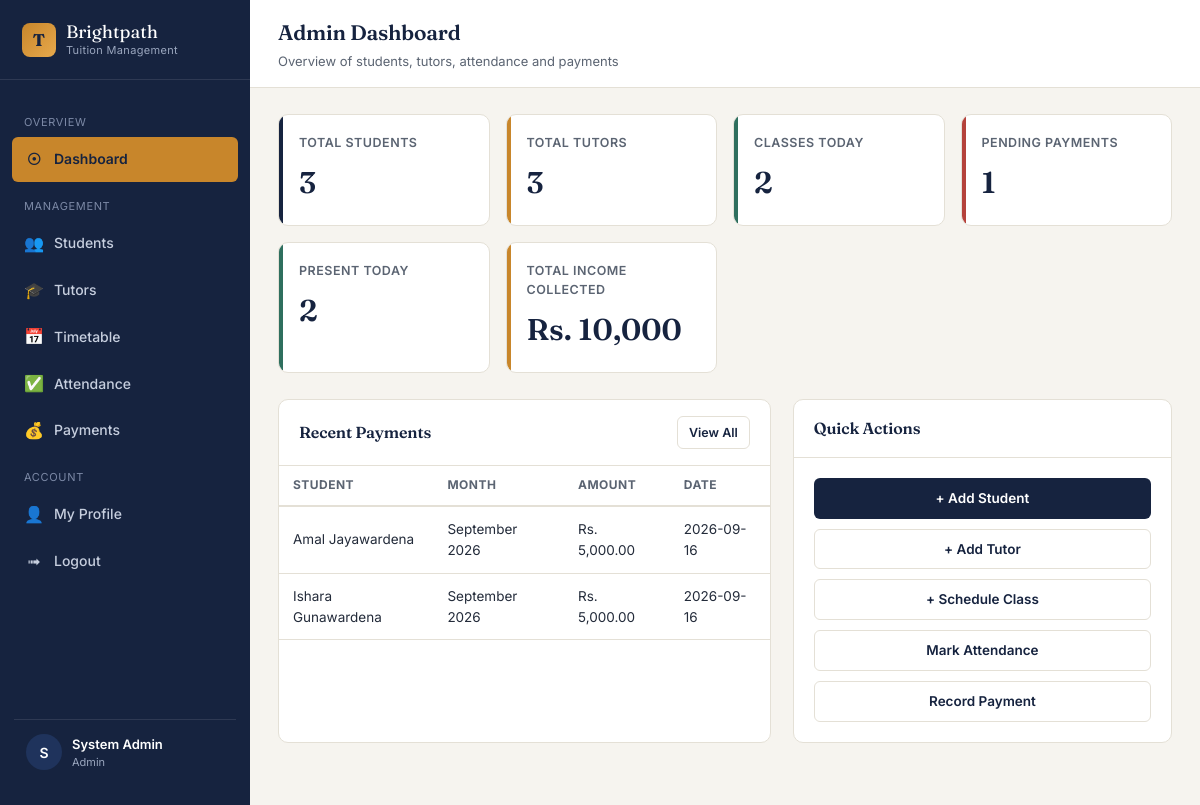
Page /admin/dashboard.php (signed in) on the committed database.
### tables this page shows
CREATE TABLE `payments` (
  `payment_id` INT AUTO_INCREMENT PRIMARY KEY,
  `student_id` INT NOT NULL,
  `amount` DECIMAL(10,2) NOT NULL,
  `month` VARCHAR(20) NOT NULL,
  `payment_date` DATE NOT NULL,
  `status` ENUM('Paid','Pending','Overdue') DEFAULT 'Paid',
  `notes` VARCHAR(255) DEFAULT NULL,
  `created_at` TIMESTAMP DEFAULT CURRENT_TIMESTAMP,
  FOREIGN KEY (`student_id`) REFERENCES `students`(`student_id`) ON DELETE CASCADE
);

CREATE TABLE `students` (
  `student_id` INT AUTO_INCREMENT PRIMARY KEY,
  `first_name` VARCHAR(100) NOT NULL,
  `last_name` VARCHAR(100) NOT NULL,
  `email` VARCHAR(150) NOT NULL UNIQUE,
  `password` VARCHAR(255) NOT NULL,
  `phone` VARCHAR(20) DEFAULT NULL,
  `birthday` DATE DEFAULT NULL,
  `parent_name` VARCHAR(100) DEFAULT NULL,
  `parent_phone` VARCHAR(20) DEFAULT NULL,
  `stream` VARCHAR(100) DEFAULT NULL,
  `subject1` VARCHAR(100) DEFAULT NULL,
  `subject2` VARCHAR(100) DEFAULT NULL,
  `subject3` VARCHAR(100) DEFAULT NULL,
  `al_education` VARCHAR(150) DEFAULT NULL,
  `photo_path` VARCHAR(255) DEFAULT NULL,
  `qr_code` VARCHAR(255) DEFAULT NULL,
  `status` ENUM('Active','Inactive') DEFAULT 'Active',
  `created_at` TIMESTAMP DEFAULT CURRENT_TIMESTAMP
);

### classes/Database.php (called while the page is built, shortened)
<?php
class Database
{
    private static ?Database $instance = null;
    private PDO $connection;
    private function __construct()
    {
        $dsn = "mysql:host=" . DB_HOST . ";dbname=" . DB_NAME . ";charset=" . DB_CHARSET;
        $options = [
            PDO::ATTR_ERRMODE            => PDO::ERRMODE_EXCEPTION,
            PDO::ATTR_DEFAULT_FETCH_MODE => PDO::FETCH_ASSOC,
            PDO::ATTR_EMULATE_PREPARES   => false,
        ];
        try {
            $this->connection = new PDO($dsn, DB_USER, DB_PASS, $options);
        } catch (PDOException $e) {
            die("Database Connection Failed: " . htmlspecialchars($e->getMessage()));
        }
    }
    public static function getInstance(): Database
    {
        if (self::$instance === null) {
            self::$instance = new Database();
        }
        return self::$instance;
    }
    public function select(string $sql, array $params = []): array
    {
        $stmt = $this->connection->prepare($sql);
        $stmt->execute($params);
        return $stmt->fetchAll();
    }
    public function selectOne(string $sql, array $params = []): ?array
    {
        $stmt = $this->connection->prepare($sql);
        $stmt->execute($params);
        $row = $stmt->fetch();
        return $row === false ? null : $row;
    }
}

### classes/User.php (called while the page is built, shortened)
<?php
require_once __DIR__ . '/Database.php';
abstract class User
{
    public function __construct()
    {
        $this->db = Database::getInstance();
    }
}

### classes/Admin.php (called while the page is built, shortened)
<?php
require_once __DIR__ . '/User.php';
class Admin extends User
{
    public function getStats(): array
    {
        $studentCount = $this->db->selectOne("SELECT COUNT(*) AS c FROM students")['c'];
        $tutorCount   = $this->db->selectOne("SELECT COUNT(*) AS c FROM tutors")['c'];
        $classesToday = $this->db->selectOne("SELECT COUNT(*) AS c FROM timetable WHERE class_date = CURDATE()")['c'];
        $pendingPay   = $this->db->selectOne("SELECT COUNT(*) AS c FROM payments WHERE status != 'Paid'")['c'];
        $totalIncome  = $this->db->selectOne("SELECT COALESCE(SUM(amount),0) AS t FROM payments WHERE status = 'Paid'")['t'];
        $presentToday = $this->db->selectOne("SELECT COUNT(*) AS c FROM attendance WHERE date = CURDATE() AND status = 'Present'")['c'];
        return [
            'students'      => (int)$studentCount,
            'tutors'        => (int)$tutorCount,
            'classesToday'  => (int)$classesToday,
            'pendingPay'    => (int)$pendingPay,
            'totalIncome'   => (float)$totalIncome,
            'presentToday'  => (int)$presentToday,
        ];
    }
    public function recentActivity(int $limit = 6): array
    {
        $limit = (int)$limit;
        return $this->db->select(
            "SELECT s.first_name, s.last_name, p.amount, p.month, p.payment_date
             FROM payments p JOIN students s ON s.student_id = p.student_id
             WHERE p.status = 'Paid'
             ORDER BY p.created_at DESC LIMIT {$limit}"
        );
    }
}

### includes/init.php (called while the page is built, shortened)
<?php
require_once __DIR__ . '/../config/database.php';
require_once __DIR__ . '/../classes/Database.php';
require_once __DIR__ . '/../classes/User.php';
require_once __DIR__ . '/../classes/Admin.php';
function e(string $value): string
{
    return htmlspecialchars($value, ENT_QUOTES, 'UTF-8');
}

### admin/dashboard.php (the view, shortened to what this page needs)
<?php
require_once __DIR__ . '/../includes/init.php';
$adminModel = new Admin();
$stats = $adminModel->getStats();
$recent = $adminModel->recentActivity(6);
require_once __DIR__ . '/../includes/dashboard_header.php';
?>
<div class="stat-grid">
  <div class="stat-card c-ink"><div class="stat-bar"></div>
    <div class="stat-label">Total Students</div>
    <div class="stat-value"><?= $stats['students'] ?></div>
  </div>
  <div class="stat-card c-brass"><div class="stat-bar"></div>
    <div class="stat-label">Total Tutors</div>
    <div class="stat-value"><?= $stats['tutors'] ?></div>
  </div>
  <div class="stat-card c-teal"><div class="stat-bar"></div>
    <div class="stat-label">Classes Today</div>
    <div class="stat-value"><?= $stats['classesToday'] ?></div>
  </div>
  <div class="stat-card c-rose"><div class="stat-bar"></div>
    <div class="stat-label">Pending Payments</div>
    <div class="stat-value"><?= $stats['pendingPay'] ?></div>
  </div>
  <div class="stat-card c-teal"><div class="stat-bar"></div>
    <div class="stat-label">Present Today</div>
    <div class="stat-value"><?= $stats['presentToday'] ?></div>
  </div>
  <div class="stat-card c-brass"><div class="stat-bar"></div>
    <div class="stat-label">Total Income Collected</div>
    <div class="stat-value">Rs. <?= number_format($stats['totalIncome'], 0) ?></div>
  </div>
</div>
<div style="display:grid; grid-template-columns: 1.3fr 1fr; gap:22px;">
  <div class="panel">
    <div class="panel-header">
      <h3>Recent Payments</h3>
      <a href="payments.php" class="btn btn-outline btn-sm">View All</a>
    </div>
    <div class="table-wrap">
      <table>
        <thead><tr><th>Student</th><th>Month</th><th>Amount</th><th>Date</th></tr></thead>
        <tbody>
          <?php foreach ($recent as $r): ?>
            <tr>
              <td><?= e($r['first_name'] . ' ' . $r['last_name']) ?></td>
              <td><?= e($r['month']) ?></td>
              <td>Rs. <?= number_format($r['amount'], 2) ?></td>
              <td><?= e($r['payment_date'] ?? '-') ?></td>
            </tr>
          <?php endforeach; ?>
        </tbody>
      </table>
    </div>
  </div>
  <div class="panel">
    <div class="panel-header"><h3>Quick Actions</h3></div>
    <div class="panel-body" style="display:flex; flex-direction:column; gap:10px;">
      <a href="students.php?action=add" class="btn btn-primary btn-block">+ Add Student</a>
      <a href="tutors.php?action=add" class="btn btn-outline btn-block">+ Add Tutor</a>
      <a href="timetable.php?action=add" class="btn btn-outline btn-block">+ Schedule Class</a>
      <a href="attendance.php" class="btn btn-outline btn-block">Mark Attendance</a>
      <a href="payments.php?action=add" class="btn btn-outline btn-block">Record Payment</a>
    </div>
  </div>
</div>
<?php require_once __DIR__ . '/../includes/dashboard_footer.php'; ?>

### assets/css/style.css (style rules this page uses)
:root { --ink: #16233F; --ink-2: #1F335C; --brass: #C8862B; --brass-light: #E7A94C; --teal: #2F6F5E; --teal-light: #E4F0EC; --rose: #B5423B; --rose-light: #FBE8E6; --amber-light: #FCF0DC; --paper: #F6F4EF; --surface: #FFFFFF; --line: #E4E0D6; --text: #232B3A; --text-soft: #5B6472; --radius: 10px; --radius-sm: 6px; --shadow: 0 2px 10px rgba(22, 35, 63, 0.06); }
* { box-sizing: border-box; }
html, body { margin: 0; padding: 0; background: var(--paper); color: var(--text); font-family: 'Inter', -apple-system, BlinkMacSystemFont, sans-serif; font-size: 15px; line-height: 1.55; }
h1, h2, h3, h4, .brand-font { font-family: 'Fraunces', Georgia, serif; font-weight: 600; color: var(--ink); letter-spacing: -0.01em; margin: 0 0 0.4em 0; }
a { color: var(--ink-2); text-decoration: none; }
.stat-grid { display: grid; grid-template-columns: repeat(auto-fit, minmax(200px, 1fr)); gap: 16px; margin-bottom: 26px; }
.stat-card { background: var(--surface); border: 1px solid var(--line); border-radius: var(--radius); padding: 18px 20px; position: relative; overflow: hidden; }
.stat-card .stat-label { font-size: 12.5px; color: var(--text-soft); text-transform: uppercase; letter-spacing: 0.04em; margin-bottom: 8px; font-weight: 600; }
.stat-card .stat-value { font-family: 'Fraunces', serif; font-size: 30px; color: var(--ink); font-weight: 600; }
.stat-card .stat-bar { position: absolute; left: 0; top: 0; bottom: 0; width: 4px; }
.stat-card.c-brass .stat-bar { background: var(--brass); }
.stat-card.c-teal .stat-bar { background: var(--teal); }
.stat-card.c-ink .stat-bar { background: var(--ink); }
.stat-card.c-rose .stat-bar { background: var(--rose); }
.panel { background: var(--surface); border: 1px solid var(--line); border-radius: var(--radius); margin-bottom: 22px; }
.panel-header { padding: 16px 20px; border-bottom: 1px solid var(--line); display: flex; align-items: center; justify-content: space-between; gap: 12px; flex-wrap: wrap; }
.panel-header h3 { font-size: 16px; margin: 0; }
.panel-body { padding: 20px; }
.btn { display: inline-flex; align-items: center; gap: 6px; padding: 9px 16px; border-radius: var(--radius-sm); border: 1px solid transparent; font-size: 13.5px; font-weight: 600; cursor: pointer; font-family: 'Inter', sans-serif; transition: transform 0.06s ease, background 0.15s ease, box-shadow .15s ease; }
.btn-primary { background: var(--ink); color: #fff; }
.btn-outline { background: transparent; border-color: var(--line); color: var(--ink); }
.btn-sm { padding: 6px 11px; font-size: 12.5px; }
.btn-block { width: 100%; justify-content: center; }
table { width: 100%; border-collapse: collapse; font-size: 13.5px; }
thead th { text-align: left; font-size: 12px; text-transform: uppercase; letter-spacing: 0.04em; color: var(--text-soft); padding: 10px 14px; border-bottom: 2px solid var(--line); font-weight: 700; }
tbody td { padding: 12px 14px; border-bottom: 1px solid var(--line); vertical-align: middle; }
.table-wrap { overflow-x: auto; }

### rows in the picture
payments: student.last_name "Amal Jayawardena", month "September 2026", amount "5,000.00", payment_date "2026-09-16"
payments: student.last_name "Ishara Gunawardena", month "September 2026", amount "5,000.00", payment_date "2026-09-16"

### other values in the picture
substr($_SESSION['user_name'] ?? 'U', 0, 1) "S"
$_SESSION['user_name'] "System Admin"
$role "Admin"
$pageTitle "Admin Dashboard"
$pageSubtitle "Overview of students, tutors, attendance and payments"
$stats['students'] "3"
$stats['tutors'] "3"
$stats['classesToday'] "2"
$stats['pendingPay'] "1"
$stats['presentToday'] "2"
$stats['totalIncome'] "10,000"
